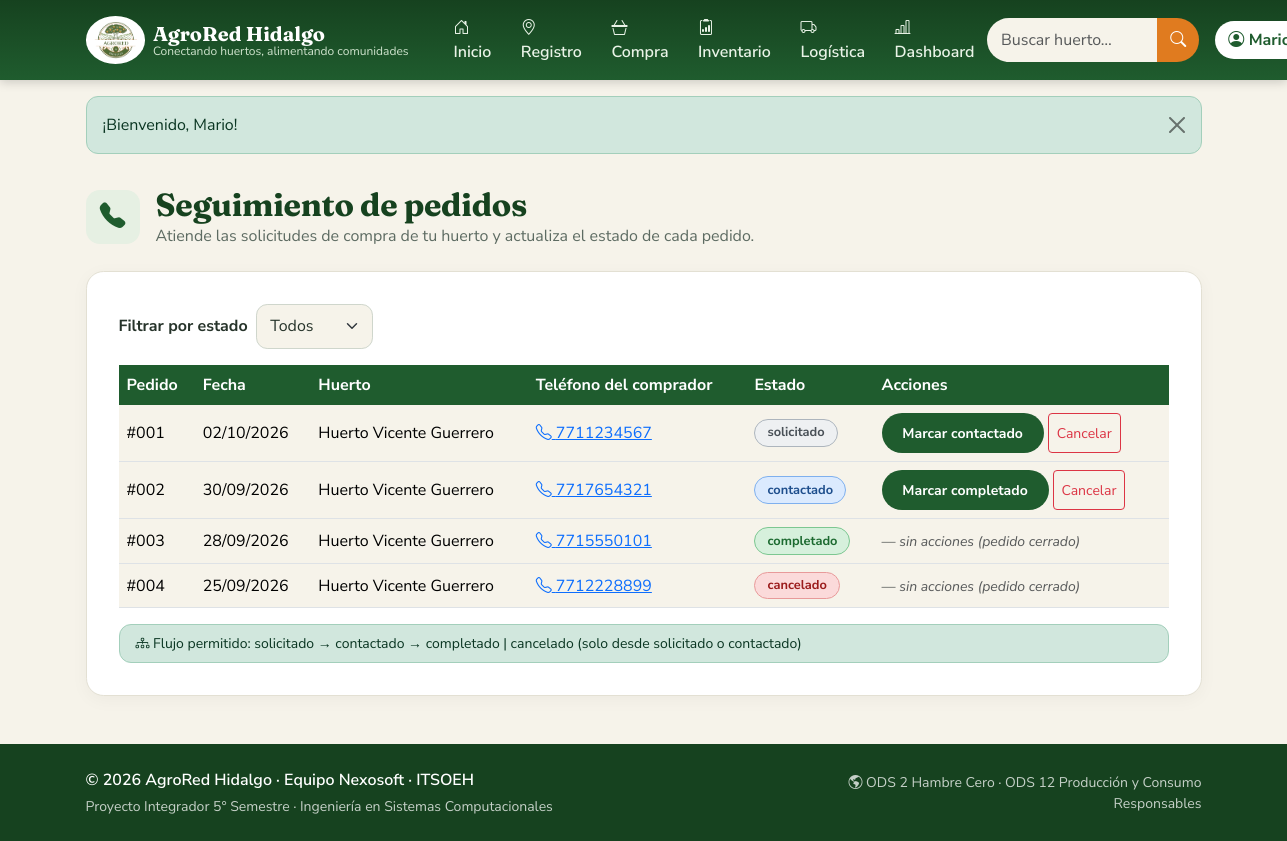
The app's page /pages/productor/pedidos.php (signed in) with its own data.
### tables this page shows
CREATE TABLE pedidos (
  id INT UNSIGNED PRIMARY KEY AUTO_INCREMENT,
  huerto_id INT UNSIGNED NOT NULL,
  usuario_id INT UNSIGNED NULL,
  estado_id TINYINT UNSIGNED NOT NULL DEFAULT 1,
  telefono CHAR(10) NOT NULL,
  correo VARCHAR(150) NULL,
  creado DATETIME NOT NULL DEFAULT CURRENT_TIMESTAMP,
  CONSTRAINT fk_ped_hue FOREIGN KEY (huerto_id) REFERENCES huertos(id) ON DELETE CASCADE,
  CONSTRAINT fk_ped_usr FOREIGN KEY (usuario_id) REFERENCES usuarios(id) ON DELETE SET NULL,
  CONSTRAINT fk_ped_est FOREIGN KEY (estado_id) REFERENCES estados_pedido(id)
);

CREATE TABLE huertos (
  id INT UNSIGNED PRIMARY KEY AUTO_INCREMENT,
  dueno_id INT UNSIGNED NULL,
  colonia_id INT UNSIGNED NOT NULL,
  nombre VARCHAR(150) NOT NULL,
  telefono VARCHAR(20) NOT NULL,
  facebook VARCHAR(255) NULL,
  latitud DECIMAL(9,6) NOT NULL,
  longitud DECIMAL(9,6) NOT NULL,
  creado DATETIME NOT NULL DEFAULT CURRENT_TIMESTAMP,
  CONSTRAINT fk_hue_dueno FOREIGN KEY (dueno_id) REFERENCES usuarios(id) ON DELETE SET NULL,
  CONSTRAINT fk_hue_col FOREIGN KEY (colonia_id) REFERENCES colonias(id),
  INDEX idx_hue_coord (latitud, longitud)
);

CREATE TABLE estados_pedido (
  id TINYINT UNSIGNED PRIMARY KEY AUTO_INCREMENT,
  nombre VARCHAR(30) NOT NULL UNIQUE
);

### includes/helpers.php (called while the page is built, shortened)
<?php
function e($s): string { return htmlspecialchars((string)($s ?? ''), ENT_QUOTES | ENT_SUBSTITUTE, 'UTF-8'); }
function fecha_corta(?string $f): string { return $f ? date('d/m/Y', strtotime($f)) : '—'; }

### pages/productor/pedidos.php (the view, shortened to what this page needs)
<?php
$pdo = db(); $u = usuario();
$sql = 'SELECT p.id,p.creado,p.telefono,e.nombre estado,h.nombre huerto FROM pedidos p JOIN huertos h ON h.id=p.huerto_id JOIN estados_pedido e ON e.id=p.estado_id WHERE h.dueno_id=?';
$par = [$u['id']];
$st = $pdo->prepare($sql . ' ORDER BY p.creado DESC'); $st->execute($par); $pedidos = $st->fetchAll();
require __DIR__ . '/../../includes/header.php';
?>
<div class="container">
  <div class="ar-encabezado-pag"><div class="ar-icono"><i class="bi bi-telephone-fill"></i></div>
    <div><h1>Seguimiento de pedidos</h1><p>Atiende las solicitudes de compra de tu huerto y actualiza el estado de cada pedido.</p></div></div>
  <div class="ar-panel">
    <form class="row g-2 align-items-center mb-3" method="get">
      <div class="col-auto"><label class="col-form-label fw-bold" for="estado">Filtrar por estado</label></div>
      <div class="col-auto"><select class="form-select" id="estado" name="estado" onchange="this.form.submit()">
        <option value="">Todos</option>
      </select></div>
    </form>
    <div class="table-responsive">
      <table class="table table-ar align-middle">
        <thead><tr><th>Pedido</th><th>Fecha</th><th>Huerto</th><th>Teléfono del comprador</th><th>Estado</th><th>Acciones</th></tr></thead>
        <tbody>
        <?php foreach ($pedidos as $p): $sig = FLUJO[$p['estado']] ?? []; ?>
          <tr><td>#<?= str_pad($p['id'], 3, '0', STR_PAD_LEFT) ?></td><td><?= fecha_corta($p['creado']) ?></td><td><?= e($p['huerto']) ?></td>
            <td><a href="tel:<?= e($p['telefono']) ?>"><i class="bi bi-telephone"></i> <?= e($p['telefono']) ?></a></td>
            <td><span class="estado <?= e($p['estado']) ?>"><?= e($p['estado']) ?></span></td>
            <td>
              <?php if ($sig): ?>
                <form method="post" class="d-flex gap-1 flex-wrap"><?= csrf_campo() ?><input type="hidden" name="id" value="<?= $p['id'] ?>">
                  <?php if (in_array('contactado', $sig)): ?><button name="estado" value="contactado" class="btn btn-sm btn-ar">Marcar contactado</button><?php endif; ?>
                  <?php if (in_array('completado', $sig)): ?><button name="estado" value="completado" class="btn btn-sm btn-ar">Marcar completado</button><?php endif; ?>
                  <button name="estado" value="cancelado" class="btn btn-sm btn-outline-danger" onclick="return confirm('¿Cancelar este pedido?')">Cancelar</button>
                </form>
              <?php else: ?><span class="text-muted small fst-italic">— sin acciones (pedido cerrado)</span><?php endif; ?>
            </td></tr>
        <?php endforeach; if (!$pedidos): ?><tr><td colspan="6" class="text-center text-muted py-4">No hay pedidos con este filtro.</td></tr><?php endif; ?>
        </tbody>
      </table>
    </div>
    <div class="alert alert-success py-2 small mb-0"><i class="bi bi-diagram-3"></i> Flujo permitido: solicitado → contactado → completado | cancelado (solo desde solicitado o contactado)</div>
  </div>
</div>
<?php require __DIR__ . '/../../includes/footer.php'; ?>

### assets/css/agrored.css (style rules this page uses)
:root { --ar-verde:#1f5c2e; --ar-verde-osc:#16421f; --ar-verde-claro:#e6f0e3; --ar-naranja:#e07b1f; --ar-crema:#f6f3ea; --ar-tinta:#26332a; --ar-gris:#5d6b62; --bs-body-font-family:'Nunito Sans',system-ui,sans-serif; --bs-body-bg:var(--ar-crema); --bs-body-color:var(--ar-tinta); --bs-link-color:var(--ar-verde); --bs-link-hover-color:var(--ar-naranja); --bs-border-radius:.75rem; }
h1,h2,h3,h4,.ar-serif { font-family:'Fraunces',Georgia,serif;font-weight:700;letter-spacing:-.01em }
.btn-ar { background:var(--ar-verde);color:#fff;border:0;font-weight:700;padding:.6rem 1.3rem;border-radius:2rem }
.ar-icono { width:54px;height:54px;border-radius:14px;display:grid;place-items:center;font-size:1.6rem; background:var(--ar-verde-claro);color:var(--ar-verde);margin-bottom:.9rem }
.ar-panel { background:#fff;border:1px solid #e3e0d3;border-radius:1.1rem;padding:clamp(1.2rem,3vw,2rem);box-shadow:0 4px 18px rgba(0,0,0,.04) }
.ar-encabezado-pag { display:flex;align-items:center;gap:1rem;margin:2rem 0 1.4rem }
.ar-encabezado-pag .ar-icono { margin:0;flex:none }
.ar-encabezado-pag h1 { font-size:clamp(1.5rem,3vw,2rem);margin:0;color:var(--ar-verde-osc) }
.ar-encabezado-pag p { margin:0;color:var(--ar-gris) }
.form-control,.form-select { border-radius:.7rem;border-color:#cfd6cc;padding:.6rem .85rem }
.table-ar thead th { background:var(--ar-verde);color:#fff;border:0;font-weight:700 }
.estado { display:inline-block;padding:.2rem .75rem;border-radius:2rem;font-size:.8rem;font-weight:700;border:1px solid }
.estado.solicitado { background:#eef0f2;color:#495057;border-color:#adb5bd }
.estado.contactado { background:#dbeafe;color:#1e4e8c;border-color:#7fb0ee }
.estado.completado { background:#d6f0dc;color:#1c6a30;border-color:#7cc791 }
.estado.cancelado { background:#fbdada;color:#9b1c1c;border-color:#e89a9a }

### records on screen
pedidos: id "001", creado "02/10/2026", huerto.nombre "Huerto Vicente Guerrero", telefono "7711234567", estado.nombre "solicitado", shows "Marcar contactado"
pedidos: id "002", creado "30/09/2026", huerto.nombre "Huerto Vicente Guerrero", telefono "7717654321", estado.nombre "contactado", shows "Marcar completado"
pedidos: id "003", creado "28/09/2026", huerto.nombre "Huerto Vicente Guerrero", telefono "7715550101", estado.nombre "completado", shows "— sin acciones (pedido cerrado)"
pedidos: id "004", creado "25/09/2026", huerto.nombre "Huerto Vicente Guerrero", telefono "7712228899", estado.nombre "cancelado", shows "— sin acciones (pedido cerrado)"

### other values on screen
$txt "Inicio"
$txt "Registro"
$txt "Compra"
$txt "Inventario"
$txt "Logística"
$txt "Dashboard"
$msg "¡Bienvenido, Mario!"
